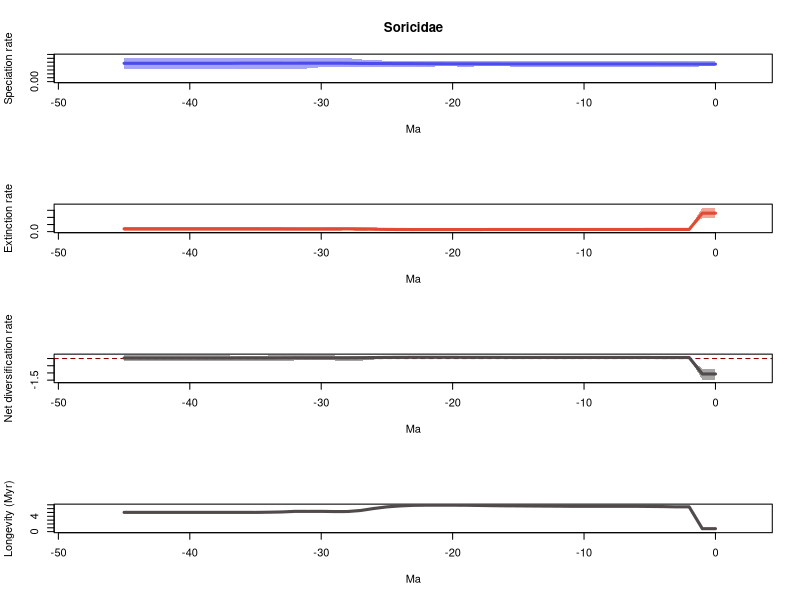

Write the R code that produced this figure.
# 1 files combined:
# 	/home/eeb177-student/Desktop/EEB-177/eeb-174-final-project/final-project-report/pyrate_mcmc_logs/Soricidae_data_1_marginal_rates.log

# 95% HPDs calculated using code from Biopy (https://www.cs.auckland.ac.nz/~yhel002/biopy/)

pdf(file='/home/eeb177-student/Desktop/EEB-177/eeb-174-final-project/final-project-report/pyrate_mcmc_logs/Soricidae_data_1_marginal_rates_RTT.pdf',width=0.6*9, height=16.8)
par(mfrow=c(4,1))
library(scales)
L_hpd_m95=c(0.195432520112, 0.195432520112,0.192633471399,0.192633471399,0.192633471399,0.192633471399,0.192633471399,0.192633471399,0.192633471399,0.192633471399,0.192633471399,0.192633471399,0.192633471399,0.192633471399,0.192633471399,0.192633471399,0.195901848825,0.195901848825,0.195901848825,0.192633471399,0.195901848825,0.195901848825,0.192633471399,0.187878812806,0.187878812806,0.18253445416,0.18253445416,0.18253445416,0.186426870834,0.186426870834,0.186426870834,0.170059815379,0.156061662088,0.156061662088,0.156061662088,0.156061662088,0.156061662088,0.156061662088,0.156061662088,0.156061662088,0.156061662088,0.156061662088,0.156061662088,0.156061662088,0.156061662088,0.156061662088)
L_hpd_M95=c(0.26882719091, 0.26882719091,0.263744420834,0.263744420834,0.263744420834,0.262197689547,0.262197689547,0.262197689547,0.263744420834,0.263744420834,0.263744420834,0.263744420834,0.263744420834,0.263744420834,0.263744420834,0.263744420834,0.26882719091,0.26882719091,0.26882719091,0.263744420834,0.26882719091,0.269688552153,0.26882719091,0.26882719091,0.26882719091,0.26882719091,0.277902569908,0.285750572401,0.30370505018,0.309541417944,0.309541417944,0.309541417944,0.30370505018,0.30370505018,0.30370505018,0.30370505018,0.30370505018,0.309541417944,0.309541417944,0.309541417944,0.309541417944,0.309541417944,0.309541417944,0.309541417944,0.309541417944,0.309541417944)
M_hpd_m95=c(0.975334352007, 0.975334352007,0.117511574941,0.117511574941,0.122857717583,0.120053006935,0.122857717583,0.122857717583,0.122857717583,0.122857717583,0.122857717583,0.120053006935,0.119231953281,0.118647285912,0.117511574941,0.118196697848,0.117511574941,0.106127589803,0.105266413922,0.106127589803,0.105266413922,0.105266413922,0.105266413922,0.0926495257532,0.0926495257532,0.0926495257532,0.0890242387789,0.0685780266346,0.0911298473035,0.0610698442931,0.0455481143394,0.0455481143394,0.0455481143394,0.0644147740644,0.0627700717318,0.0627700717318,0.0627700717318,0.0627700717318,0.0627700717318,0.0627700717318,0.0627700717318,0.0627700717318,0.0627700717318,0.0627700717318,0.0627700717318,0.0627700717318)
M_hpd_M95=c(1.69099800423, 1.69099800423,0.18948750419,0.188057368883,0.191287924682,0.188057368883,0.188057368883,0.188057368883,0.188057368883,0.188057368883,0.188057368883,0.18808939275,0.18808939275,0.18808939275,0.18808939275,0.192475670229,0.192475670229,0.18808939275,0.18808939275,0.188057368883,0.188057368883,0.188057368883,0.188057368883,0.188057368883,0.201597582083,0.23940735454,0.308372165194,0.32616276733,0.354486993306,0.32616276733,0.32616276733,0.32616276733,0.32616276733,0.354486993306,0.353743668326,0.354486993306,0.354486993306,0.354486993306,0.354486993306,0.354486993306,0.354486993306,0.354486993306,0.354486993306,0.354486993306,0.354486993306,0.354486993306)
R_hpd_m95=c(-1.45854553582, -1.45854553582,0.0236299904613,0.0236299904613,0.0268029584782,0.0268029584782,0.028663931064,0.028663931064,0.028663931064,0.028663931064,0.028663931064,0.0314369582232,0.0314369582232,0.0268029584782,0.0227547943064,0.0236299904613,0.0268029584782,0.0227547943064,0.0236299904613,0.0268029584782,0.0236299904613,0.0236299904613,0.0268029584782,0.0268029584782,-0.00191583727997,-0.00191583727997,-0.0672914879184,-0.147630476609,-0.177620088998,-0.135272183904,-0.135272183904,-0.135272183904,-0.135272183904,-0.152848213693,-0.152848213693,-0.177620088998,-0.177620088998,-0.172347723323,-0.172347723323,-0.172347723323,-0.172347723323,-0.172347723323,-0.172347723323,-0.172347723323,-0.172347723323,-0.172347723323)
R_hpd_M95=c(-0.736330454684, -0.736330454684,0.129066993426,0.129066993426,0.130627791291,0.130627791291,0.132173003009,0.132173003009,0.130627791291,0.130627791291,0.130627791291,0.132173003009,0.132173003009,0.130627791291,0.128844637527,0.128844637527,0.130627791291,0.130627791291,0.132173003009,0.132173003009,0.132173003009,0.132173003009,0.144451139852,0.158478006912,0.144451139852,0.198616058011,0.191005398251,0.158478006912,0.158478006912,0.212453926584,0.212453926584,0.212453926584,0.212453926584,0.212453926584,0.212453926584,0.199549485582,0.199549485582,0.212453926584,0.212453926584,0.212453926584,0.212453926584,0.212453926584,0.212453926584,0.212453926584,0.212453926584,0.212453926584)
L_mean=c(0.225816833201, 0.225816833201,0.226101155388,0.226741079704,0.226741079704,0.22712127651,0.22712127651,0.22712127651,0.227397743804,0.227397743804,0.22742553027,0.227034730418,0.227133347511,0.227054235429,0.227217347548,0.227251388259,0.227767047799,0.227902367666,0.228504827625,0.229032425413,0.22938032738,0.229603394011,0.230294419489,0.231283740168,0.231304257748,0.232508500082,0.233512720086,0.234199052672,0.236836669852,0.237805341571,0.237805341571,0.237553384992,0.237177007152,0.237278057923,0.237501754708,0.237501754708,0.237501754708,0.235784328012,0.236008690456,0.236008690456,0.236021876068,0.236021876068,0.236021876068,0.235919579866,0.235981626958,0.235981626958)
M_mean=c(1.29676961988, 1.29676961988,0.154703796594,0.154696355978,0.152966230335,0.152222397769,0.15136145967,0.15136145967,0.15136145967,0.15136145967,0.15136145967,0.15120566003,0.15050453892,0.150069878509,0.149501719036,0.148912249915,0.14843158321,0.147611511368,0.146377067185,0.145285632777,0.144884960994,0.144884960994,0.14488480418,0.145813026758,0.149074898131,0.154781007321,0.165661951047,0.181333419192,0.190681608047,0.191113575097,0.188925376735,0.189443068681,0.189273246808,0.194823622117,0.197288058013,0.199303661539,0.199063150356,0.199063150356,0.199063150356,0.199063150356,0.199063150356,0.199063150356,0.199063150356,0.199063150356,0.199063150356,0.199063150356)
R_mean=c(-1.07095278668, -1.07095278668,0.0713973587939,0.0720447237269,0.0737748493692,0.0748988787412,0.0757598168402,0.0757598168402,0.0760362841342,0.0760362841342,0.0760640705997,0.0758290703885,0.0766288085908,0.0769843569204,0.0777156285122,0.0783391383435,0.0793354645885,0.0802908562979,0.0821277604401,0.0837467926358,0.084495366386,0.084718433017,0.0854096153089,0.0854707134103,0.0822293596171,0.0777274927607,0.0678507690387,0.0528656334798,0.0461550618044,0.0466917664733,0.0488799648352,0.0481103163118,0.0479037603439,0.042454435806,0.0402136966944,0.0381980931691,0.0384386043516,0.0367211776559,0.0369455400994,0.0369455400994,0.0369587257123,0.0369587257123,0.0369587257123,0.03685642951,0.0369184766018,0.0369184766018)
trans=0.5
age=(0:(46-1))* -1
plot(age,age,type = 'n', ylim = c(0, 0.340495559738), xlim = c(-48.3,2.3), ylab = 'Speciation rate', xlab = 'Ma',main='Soricidae' )
polygon(c(age, rev(age)), c(L_hpd_M95, rev(L_hpd_m95)), col = alpha("#4c4cec",trans), border = NA)
lines(rev(age), rev(L_mean), col = "#4c4cec", lwd=3)
plot(age,age,type = 'n', ylim = c(0, 1.86009780466), xlim = c(-48.3,2.3), ylab = 'Extinction rate', xlab = 'Ma' )
polygon(c(age, rev(age)), c(M_hpd_M95, rev(M_hpd_m95)), col = alpha("#e34a33",trans), border = NA)
lines(rev(age), rev(M_mean), col = "#e34a33", lwd=3)
plot(age,age,type = 'n', ylim = c(-1.6044000894, 0.233699319243), xlim = c(-48.3,2.3), ylab = 'Net diversification rate', xlab = 'Ma' )
abline(h=0,lty=2,col="darkred")
polygon(c(age, rev(age)), c(R_hpd_M95, rev(R_hpd_m95)), col = alpha("#504A4B",trans), border = NA)
lines(rev(age), rev(R_mean), col = "#504A4B", lwd=3)
plot(age,age,type = 'n', ylim = c(0, max(1/M_mean)), xlim = c(-48.3,2.3), ylab = 'Longevity (Myr)', xlab = 'Ma' )
lines(rev(age), rev(1/M_mean), col = "#504A4B", lwd=3)
n <- dev.off()